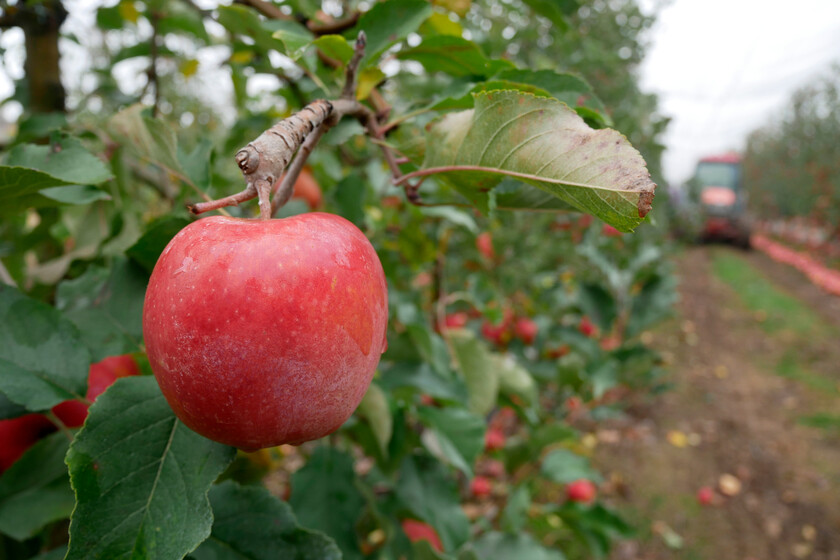
#> input picture Herramientas/Ejemplos/images/manzana.jpg, 840 x 560 px
$ python ejemplo2.py
#> lines starting #> are read from the running program, lines starting #| are printed output that depends on the picture; after the words box and inside, x2 and y2 are one past the last pixel; in counts of white or black regions, pixels touching at a corner belong together
import cv2 as cv
import numpy as np

img = cv.imread("./images/manzana.jpg")
#> img is the input picture: shape (560, 840, 3); mean B, G, R 77.7, 107.7, 113.1
hsv = cv.cvtColor(img, cv.COLOR_BGR2HSV)
#> hsv: shape (560, 840, 3); mean H, S, V 48.1, 114.7, 125.5

ub=np.array([0, 120, 40])
ua=np.array([10, 255, 255])

ub1=np.array([170, 40, 40])
ua1=np.array([180, 255, 255])

mask = cv.inRange(hsv, ub, ua)
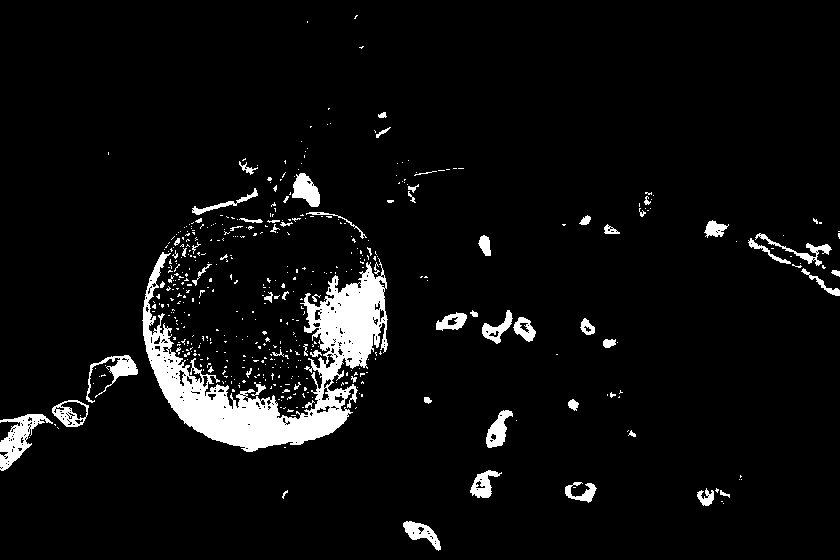
#> mask: shape (560, 840); 5.6% white; 486 white regions (420 under 20 px), largest, box (x1, y1, x2, y2) and area: (142, 252, 388, 452) 15207, (0, 414, 53, 471) 1160, (86, 355, 138, 403) 637
mask1 = cv.inRange(hsv, ub1, ua1)
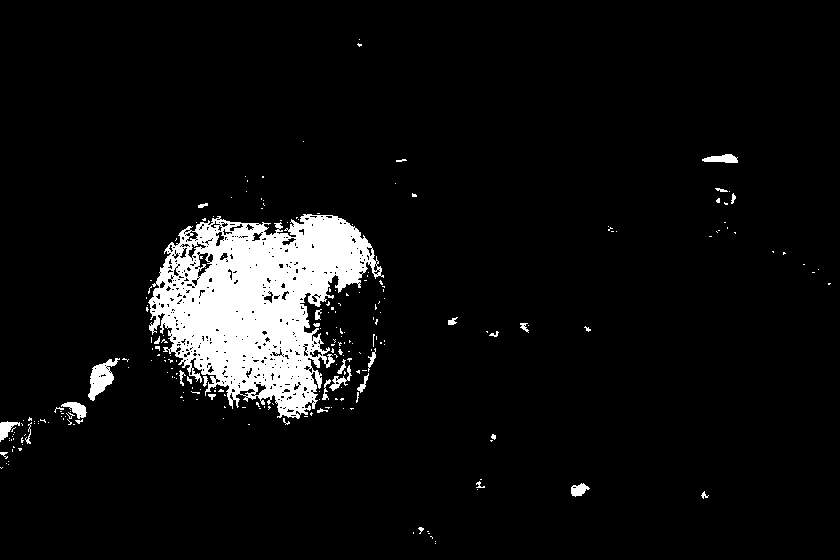
#> mask1: shape (560, 840); 6.4% white; 236 white regions (203 under 20 px), largest, box (x1, y1, x2, y2) and area: (148, 214, 384, 419) 26593, (88, 358, 120, 401) 629, (702, 154, 738, 163) 223

maskf = mask + mask1
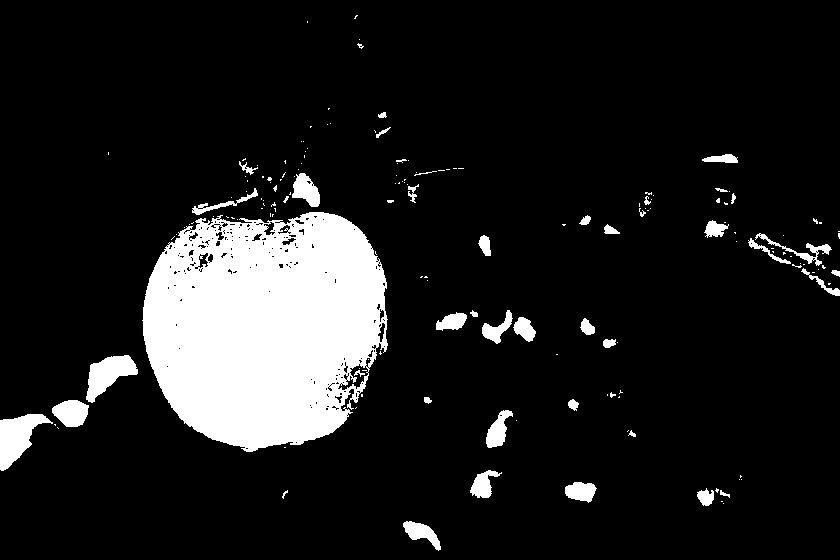
#> maskf: shape (560, 840); 11.9% white; 164 white regions (121 under 20 px), largest, box (x1, y1, x2, y2) and area: (142, 212, 388, 452) 45238, (0, 414, 53, 471) 1510, (86, 355, 138, 403) 1288
result = cv.bitwise_and(img, img, mask=maskf)
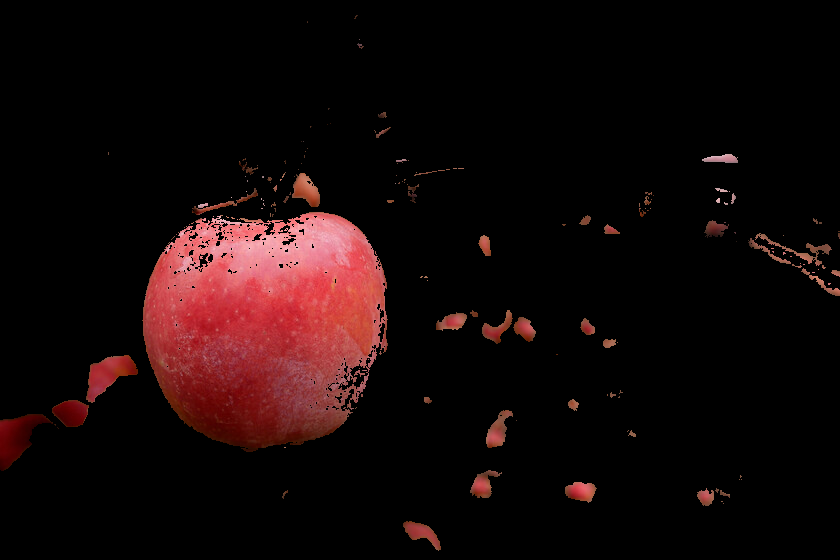
#> result: shape (560, 840, 3); mean B, G, R 8.3, 8.3, 20.7

cv.imshow('hsv', hsv)
cv.imshow('mask', mask)
cv.imshow('result', result)

cv.waitKey()

$ run again, with Herramientas/Ejemplos/images/sakura-day.jpg copied over Herramientas/Ejemplos/images/manzana.jpg
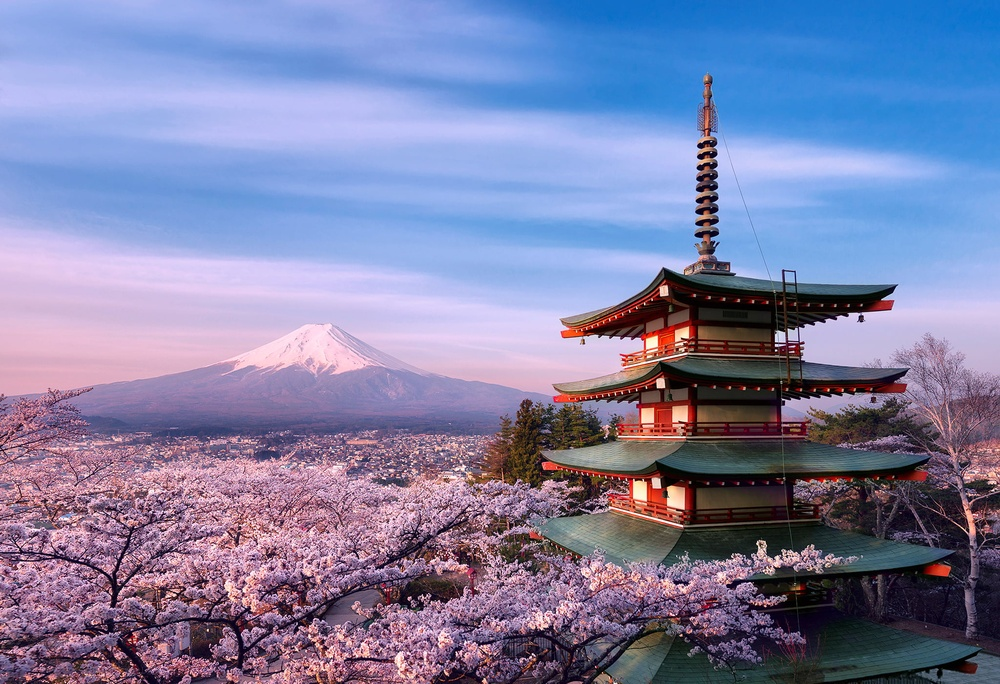
#> input picture Herramientas/Ejemplos/images/sakura-day.jpg, 1000 x 684 px, shrunk from 2048 x 1401 before the run
#> img is the input picture: shape (684, 1000, 3); mean B, G, R 166.7, 128.9, 126.9
#> hsv: shape (684, 1000, 3); mean H, S, V 118, 99.2, 175.3
#> `mask = cv.inRange(hsv, ub, ua)`:
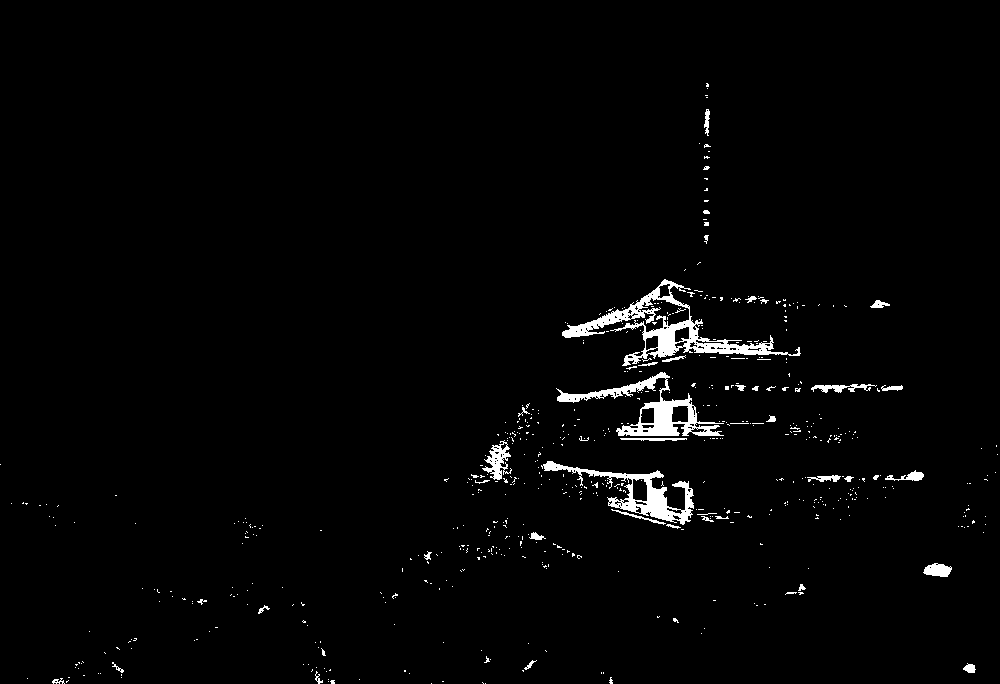
#> mask: shape (684, 1000); 2% white; 605 white regions (564 under 20 px), largest, box (x1, y1, x2, y2) and area: (562, 279, 801, 366) 3790, (556, 372, 724, 436) 2660, (541, 461, 694, 525) 2268
#> mask1: shape (684, 1000); 4.9% white; 1540 white regions (1273 under 20 px), largest, box (x1, y1, x2, y2) and area: (205, 494, 311, 562) 1962, (0, 466, 72, 530) 1232, (67, 471, 178, 500) 1041
#> maskf: shape (684, 1000); 6.9% white; 1473 white regions (1180 under 20 px), largest, box (x1, y1, x2, y2) and area: (561, 279, 803, 367) 4509, (552, 372, 815, 440) 3977, (541, 461, 694, 525) 2678
#> `result = cv.bitwise_and(img, img, mask=maskf)`:
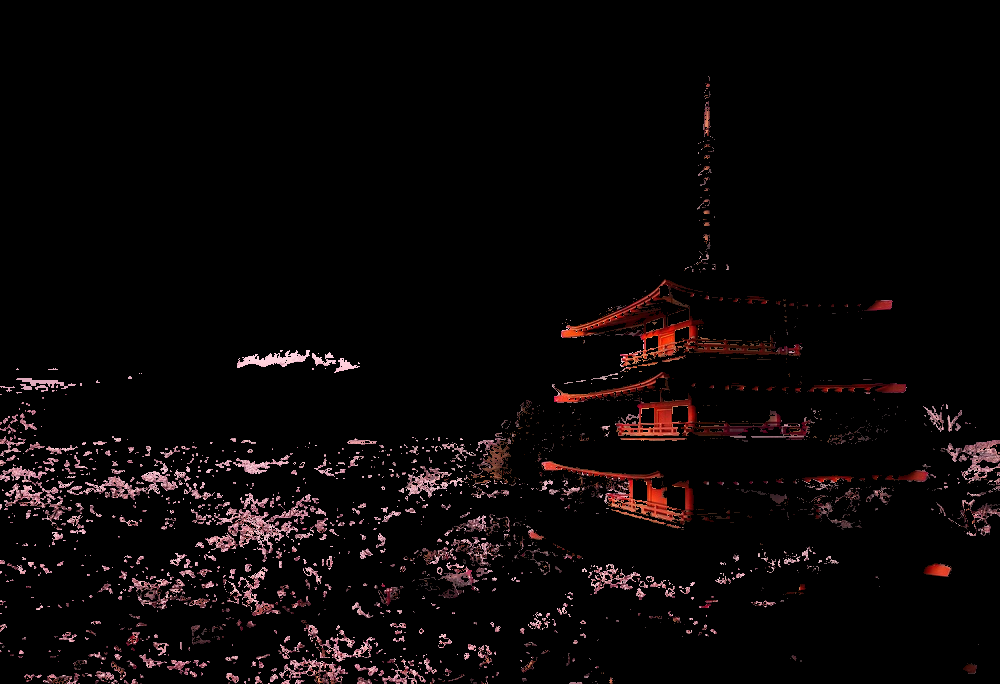
#> result: shape (684, 1000, 3); mean B, G, R 6.6, 6.3, 10.4
